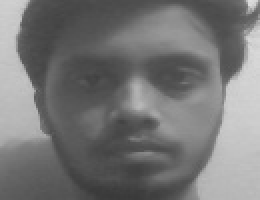
#> input picture dataset/hemel18681/1.jpg, 130 x 100 px, given in place of the camera (shown 2 times larger)
$ python dataset.py
#> lines starting #> are read from the running program, lines starting #| are printed output that depends on the picture; after the words box and inside, x2 and y2 are one past the last pixel; in counts of white or black regions, pixels touching at a corner belong together
import cv2
import os

alg = "haarcascade_frontalface_default.xml"
haar = cv2.CascadeClassifier(alg)

cam = cv2.VideoCapture(0)

dataset = "dataset"
name = "hemel18681"

path = os.path.join(dataset,name)
if not os.path.isdir(path):
    os.mkdir(path)
(width,height) = (130,100)
count = 1
while (count < 30):
    print(count)
    _,img = cam.read()
#> img is the input picture: shape (100, 130, 3); min 57, max 221, mean 118
    grayImg = cv2.cvtColor(img,cv2.COLOR_BGR2GRAY)
    faces = haar.detectMultiScale(grayImg,1.3,4)
#> faces = [[23, 6, 89, 89]]
    for (x,y,w,h) in faces:
        cv2.rectangle(img,(x,y),(x+w,y+h),(0,255,0),2)
        onlyFace = grayImg[y:y+h,x:x+w]
        #resizeImg = cv2.resize(grayImg,(width,height)) #it will show the whole scale cz grayImg that contains all scale
        resizeImg = cv2.resize(onlyFace, (width, height))
        cv2.imwrite("%s/%s.jpg"%(path,count),resizeImg)
        count+=1
#> this loop made 1 pass
#> (x, y, w, h, count) on pass 1: (23, 6, 89, 89, 2)
#> pass 1, `onlyFace = grayImg[y:y+h,x:x+w]`:
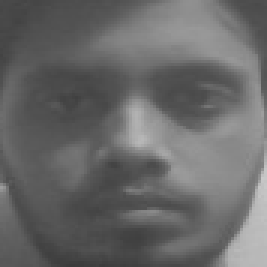
#> onlyFace: shape (89, 89) (shown 3 times larger); min 59, max 200, mean 104.4
#> pass 1, `resizeImg = cv2.resize(onlyFace, (width, height))`:
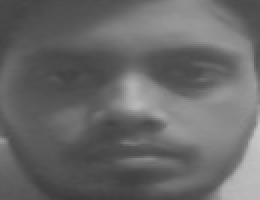
#> resizeImg: shape (100, 130) (shown 2 times larger); min 59, max 198, mean 104.2
#> after the loop:
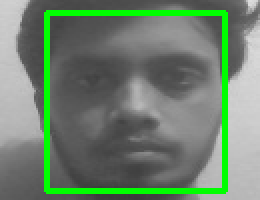
#> img: shape (100, 130, 3) (shown 2 times larger); 8.18% of pixels changed, all inside (x1, y1, x2, y2) = (22, 5, 114, 97)
#> after the loop, count = 2
    cv2.imshow("FaceDetection",img)
    key = cv2.waitKey(10)
#> (key Esc is pressed here)
    if key == 27:
        break
print("Face Captured Successfully")
cam.release()
cv2.destroyAllWindows()
